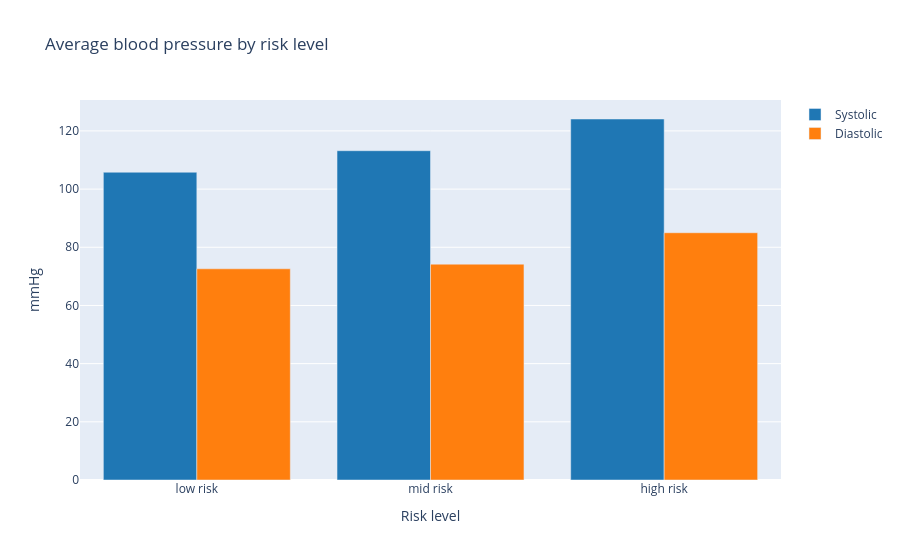

Notebook code cell kept with this figure:
### Markdown cell above
## Blood pressure by risk level

The risk labels line up with the vitals: average blood pressure rises step by step
from low to high risk, which is a good sanity check on the labelling.

### Code cell
means = df.groupby("RiskLevel")[["SystolicBP", "DiastolicBP"]].mean().reindex(RISK_ORDER).round(1)
fig = go.Figure()
fig.add_bar(name="Systolic", x=means.index, y=means.SystolicBP, marker_color="#1f77b4")
fig.add_bar(name="Diastolic", x=means.index, y=means.DiastolicBP, marker_color="#ff7f0e")
fig.update_layout(barmode="group", title="Average blood pressure by risk level",
                  yaxis_title="mmHg", xaxis_title="Risk level")
fig.show()

### Figure 1 — Plotly figure (JSON) as saved in the notebook; plotly's stock layout.template omitted (floating-point values rounded to 4 significant figures)
{"data": [{"marker": {"color": "#1f77b4"}, "name": "Systolic", "type": "bar", "x": ["low risk", "mid risk", "high risk"], "y": [105.8, 113.2, 124.1]}, {"marker": {"color": "#ff7f0e"}, "name": "Diastolic", "type": "bar", "x": ["low risk", "mid risk", "high risk"], "y": [72.6, 74.2, 85.0]}], "layout": {"barmode": "group", "title": {"text": "Average blood pressure by risk level"}, "xaxis": {"title": {"text": "Risk level"}}, "yaxis": {"title": {"text": "mmHg"}}}}
